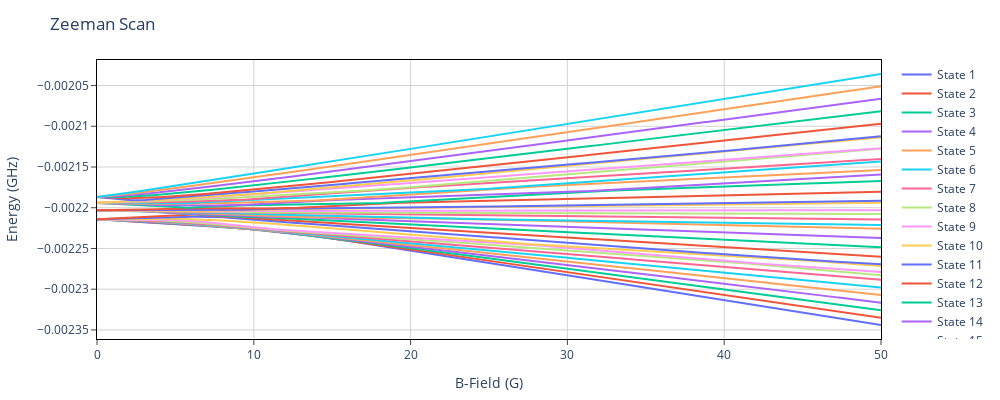

Notebook code cell kept with this figure:
### Code cell
plotting.plotZeemanMap(Hmol, zeemanScan, N = [0])

### Figure 1 — Plotly figure (JSON) as saved in the notebook; plotly's stock layout.template omitted (floating-point values rounded to 4 significant figures; data arrays with more than 128 entries replaced by an {"elided": "..."} marker saying what was removed)
{"data": [{"name": "State 1", "text": {"elided": "501 str values"}, "type": "scatter", "x": {"elided": "501 float values"}, "y": {"elided": "501 float values"}}, {"name": "State 2", "text": {"elided": "501 str values"}, "type": "scatter", "x": {"elided": "501 float values"}, "y": {"elided": "501 float values"}}, {"name": "State 3", "text": {"elided": "501 str values"}, "type": "scatter", "x": {"elided": "501 float values"}, "y": {"elided": "501 float values"}}, {"name": "State 4", "text": {"elided": "501 str values"}, "type": "scatter", "x": {"elided": "501 float values"}, "y": {"elided": "501 float values"}}, {"name": "State 5", "text": {"elided": "501 str values"}, "type": "scatter", "x": {"elided": "501 float values"}, "y": {"elided": "501 float values"}}, {"name": "State 6", "text": {"elided": "501 str values"}, "type": "scatter", "x": {"elided": "501 float values"}, "y": {"elided": "501 float values"}}, {"name": "State 7", "text": {"elided": "501 str values"}, "type": "scatter", "x": {"elided": "501 float values"}, "y": {"elided": "501 float values"}}, {"name": "State 8", "text": {"elided": "501 str values"}, "type": "scatter", "x": {"elided": "501 float values"}, "y": {"elided": "501 float values"}}, {"name": "State 9", "text": {"elided": "501 str values"}, "type": "scatter", "x": {"elided": "501 float values"}, "y": {"elided": "501 float values"}}, {"name": "State 10", "text": {"elided": "501 str values"}, "type": "scatter", "x": {"elided": "501 float values"}, "y": {"elided": "501 float values"}}, {"name": "State 11", "text": {"elided": "501 str values"}, "type": "scatter", "x": {"elided": "501 float values"}, "y": {"elided": "501 float values"}}, {"name": "State 12", "text": {"elided": "501 str values"}, "type": "scatter", "x": {"elided": "501 float values"}, "y": {"elided": "501 float values"}}, {"name": "State 13", "text": {"elided": "501 str values"}, "type": "scatter", "x": {"elided": "501 float values"}, "y": {"elided": "501 float values"}}, {"name": "State 14", "text": {"elided": "501 str values"}, "type": "scatter", "x": {"elided": "501 float values"}, "y": {"elided": "501 float values"}}, {"name": "State 15", "text": {"elided": "501 str values"}, "type": "scatter", "x": {"elided": "501 float values"}, "y": {"elided": "501 float values"}}, {"name": "State 16", "text": {"elided": "501 str values"}, "type": "scatter", "x": {"elided": "501 float values"}, "y": {"elided": "501 float values"}}, {"name": "State 17", "text": {"elided": "501 str values"}, "type": "scatter", "x": {"elided": "501 float values"}, "y": {"elided": "501 float values"}}, {"name": "State 18", "text": {"elided": "501 str values"}, "type": "scatter", "x": {"elided": "501 float values"}, "y": {"elided": "501 float values"}}, {"name": "State 19", "text": {"elided": "501 str values"}, "type": "scatter", "x": {"elided": "501 float values"}, "y": {"elided": "501 float values"}}, {"name": "State 20", "text": {"elided": "501 str values"}, "type": "scatter", "x": {"elided": "501 float values"}, "y": {"elided": "501 float values"}}, {"name": "State 21", "text": {"elided": "501 str values"}, "type": "scatter", "x": {"elided": "501 float values"}, "y": {"elided": "501 float values"}}, {"name": "State 22", "text": {"elided": "501 str values"}, "type": "scatter", "x": {"elided": "501 float values"}, "y": {"elided": "501 float values"}}, {"name": "State 23", "text": {"elided": "501 str values"}, "type": "scatter", "x": {"elided": "501 float values"}, "y": {"elided": "501 float values"}}, {"name": "State 24", "text": {"elided": "501 str values"}, "type": "scatter", "x": {"elided": "501 float values"}, "y": {"elided": "501 float values"}}, {"name": "State 25", "text": {"elided": "501 str values"}, "type": "scatter", "x": {"elided": "501 float values"}, "y": {"elided": "501 float values"}}, {"name": "State 26", "text": {"elided": "501 str values"}, "type": "scatter", "x": {"elided": "501 float values"}, "y": {"elided": "501 float values"}}, {"name": "State 27", "text": {"elided": "501 str values"}, "type": "scatter", "x": {"elided": "501 float values"}, "y": {"elided": "501 float values"}}, {"name": "State 28", "text": {"elided": "501 str values"}, "type": "scatter", "x": {"elided": "501 float values"}, "y": {"elided": "501 float values"}}, {"name": "State 29", "text": {"elided": "501 str values"}, "type": "scatter", "x": {"elided": "501 float values"}, "y": {"elided": "501 float values"}}, {"name": "State 30", "text": {"elided": "501 str values"}, "type": "scatter", "x": {"elided": "501 float values"}, "y": {"elided": "501 float values"}}, {"name": "State 31", "text": {"elided": "501 str values"}, "type": "scatter", "x": {"elided": "501 float values"}, "y": {"elided": "501 float values"}}, {"name": "State 32", "text": {"elided": "501 str values"}, "type": "scatter", "x": {"elided": "501 float values"}, "y": {"elided": "501 float values"}}, {"name": "State 33", "text": {"elided": "501 str values"}, "type": "scatter", "x": {"elided": "501 float values"}, "y": {"elided": "501 float values"}}, {"name": "State 34", "text": {"elided": "501 str values"}, "type": "scatter", "x": {"elided": "501 float values"}, "y": {"elided": "501 float values"}}, {"name": "State 35", "text": {"elided": "501 str values"}, "type": "scatter", "x": {"elided": "501 float values"}, "y": {"elided": "501 float values"}}, {"name": "State 36", "text": {"elided": "501 str values"}, "type": "scatter", "x": {"elided": "501 float values"}, "y": {"elided": "501 float values"}}], "layout": {"height": 400, "margin": {"b": 50, "l": 50, "r": 50, "t": 60}, "plot_bgcolor": "white", "title": "Zeeman Scan", "width": 1000, "xaxis": {"gridcolor": "lightgrey", "linecolor": "black", "mirror": true, "showline": true, "ticks": "outside", "title": "B-Field (G)"}, "yaxis": {"gridcolor": "lightgrey", "linecolor": "black", "mirror": true, "showline": true, "ticks": "outside", "title": "Energy (GHz)"}}}
